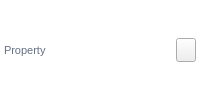
<?xml version="1.0" encoding="UTF-8"?>
<ui version="4.0">
 <class>StylePropertyRow</class>
 <widget class="QWidget" name="StylePropertyRow">
  <property name="styleSheet"><string notr="true">QWidget#StylePropertyRow { background: transparent; }
QLabel#nameLabel { color: #657084; font-size: 11px; background: transparent; }
QLabel#nameLabel:disabled { color: #a8b1bf; }
animatedwidgets--LineEdit[compactPropertyEditor="true"], animatedwidgets--ComboBox[compactPropertyEditor="true"] {
    min-height: 22px; max-height: 24px; min-width: 0px; font-size: 11px;
    qproperty-cornerRadius: 4; qproperty-contentPadding: 5;
}
animatedwidgets--LineEdit[compactPropertyEditor="true"] { background: transparent; border: none; qproperty-borderVisible: true; }
animatedwidgets--SpinBox[compactPropertyEditor="true"] {
    min-height: 22px; max-height: 24px; min-width: 0px; font-size: 11px;
    qproperty-cornerRadius: 4; qproperty-contentPadding: 4; qproperty-borderVisible: true;
}
animatedwidgets--BorderedButton#iconResourceButton {
    font-size: 11px; qproperty-backgroundNormal: #f5f7fb; qproperty-borderNormal: #cbd3df;
    qproperty-borderHover: #5b67f1; qproperty-contentNormal: #172033;
    qproperty-contentHorizontalPadding: 5; qproperty-contentVerticalPadding: 0; qproperty-cornerRadius: 4;
}
animatedwidgets--BorderedButton#colorSwatch {
    font-size: 10px; qproperty-borderNormal: #cbd3df; qproperty-borderHover: #5b67f1;
    qproperty-contentNormal: #657084; qproperty-borderWidth: 1; qproperty-cornerRadius: 4;
    qproperty-contentHorizontalPadding: 0; qproperty-contentVerticalPadding: 0;
}
animatedwidgets--HoverIconButton#resetButton {
    qproperty-backgroundHover: #eef0ff; qproperty-contentNormal: #7c879a; qproperty-contentHover: #5b67f1;
    qproperty-animateContentColor: true; qproperty-iconHint: true; qproperty-cornerRadius: 4;
}</string></property>
  <layout class="QHBoxLayout" name="rowLayout" stretch="4,5,0">
   <property name="spacing"><number>6</number></property>
   <property name="leftMargin"><number>4</number></property><property name="topMargin"><number>3</number></property>
   <property name="rightMargin"><number>4</number></property><property name="bottomMargin"><number>3</number></property>
   <item><widget class="QLabel" name="nameLabel">
    <property name="minimumSize"><size><width>70</width><height>0</height></size></property>
    <property name="sizePolicy"><sizepolicy hsizetype="Ignored" vsizetype="Preferred"><horstretch>0</horstretch><verstretch>0</verstretch></sizepolicy></property>
    <property name="text"><string>Property</string></property><property name="textFormat"><enum>Qt::PlainText</enum></property>
   </widget></item>
   <item><widget class="QWidget" name="editorHost">
    <property name="minimumSize"><size><width>90</width><height>0</height></size></property>
    <layout class="QHBoxLayout" name="editorLayout">
     <property name="spacing"><number>4</number></property><property name="leftMargin"><number>0</number></property><property name="topMargin"><number>0</number></property>
     <property name="rightMargin"><number>0</number></property><property name="bottomMargin"><number>0</number></property>
    </layout>
   </widget></item>
   <item><widget class="aw::HoverIconButton" name="resetButton">
    <property name="minimumSize"><size><width>20</width><height>24</height></size></property><property name="maximumSize"><size><width>20</width><height>24</height></size></property>
    <property name="iconSize"><size><width>12</width><height>12</height></size></property>
    <property name="icon"><iconset resource="../resources/styleeditor.qrc"><normaloff>:/styleeditor/icons/reset.svg</normaloff>:/styleeditor/icons/reset.svg</iconset></property>
    <property name="toolTip"><string>Restore the default value</string></property>
    <property name="accessibleName"><string>Reset property</string></property>
   </widget></item>
  </layout>
 </widget>
 <customwidgets><customwidget><class>aw::HoverIconButton</class><extends>QPushButton</extends><header>animatedwidgets/buttons/hovericonbutton.h</header></customwidget></customwidgets>
 <resources><include location="../resources/styleeditor.qrc"/></resources>
 <connections/>
</ui>
